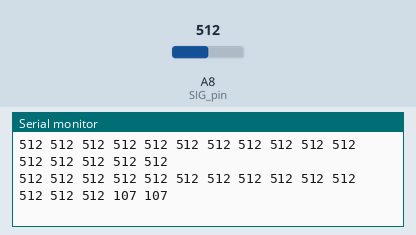
A sketch run on a simulated Arduino Mega 2560, built with avr-gcc and run on an emulated ATmega2560. Parts: the last lines printed to the serial monitor. The inputs (shaded band) are chosen by the test bench; at power-on: A8 (SIG_pin) = 512.

Above: at 1.2 s.
1.3 s: A8 (SIG_pin) set to 107
At 1.47 s:
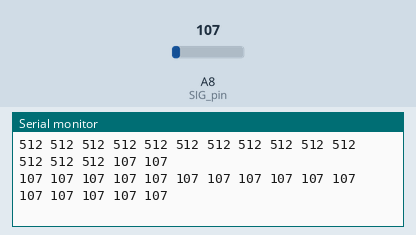
4.3 s: A8 (SIG_pin) set to 93
At 4.45 s:
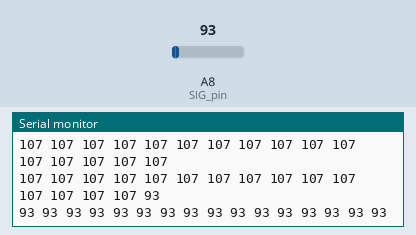
13.3 s: A8 (SIG_pin) set to 8
At 13.36 s:
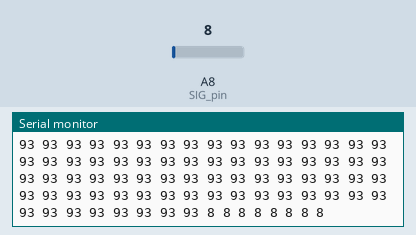
16.3 s: A8 (SIG_pin) set to 11
At 20.25 s:
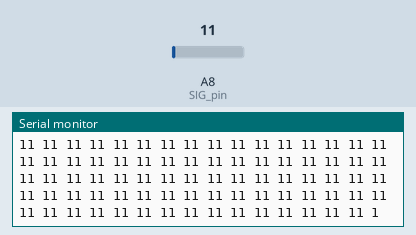
Timing chart, 0 to 20.3 s (numbered marks = the images above; inputs shaded):
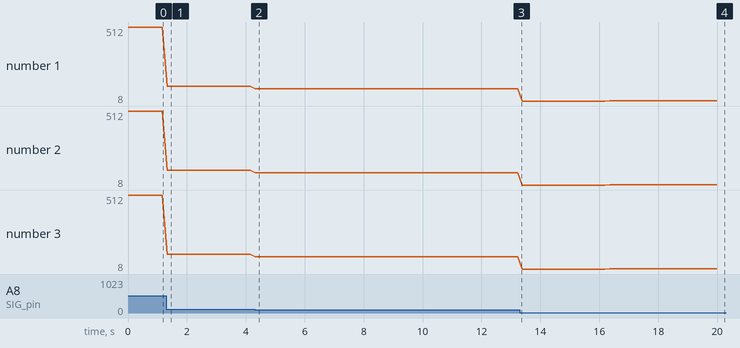

Measured:
- the behaviour switches between 9 and 10 on A8 (SIG_pin) (found by bisection; images 3 and 4)
- after the input at 1.3 s, the serial monitor: prints a new line at once (image 1)
- after the input at 4.3 s, the serial monitor: prints a new line at once (image 2)
- after the input at 16.3 s, the serial monitor: prints a new line after 0.05 s (image 4)
- plotted number 1: 512 → 107 after the input at 1.3 s, 107 → 93 after the input at 4.3 s, 93 → 8 after the input at 13.3 s, 8 → 11 after the input at 16.3 s
- plotted number 2: 512 → 107 after the input at 1.3 s, 107 → 93 after the input at 4.3 s, 93 → 8 after the input at 13.3 s, 8 → 11 after the input at 16.3 s
- plotted number 3: 512 → 107 after the input at 1.3 s, 107 → 93 after the input at 4.3 s, 93 → 8 after the input at 13.3 s, 8 → 11 after the input at 16.3 s

The sketch:

20230329_sensor_check_1.ino
```cpp
//arduino mega

//Mux control pins
int s0 = 11;
int s1 = 10;
int s2 = 9;
int s3 = 8;

//Mux in “SIG” pin
int SIG_pin = A8;

//Sqaure sensor
int sqaure1 = A5;
int sqaure2 = A6;

void setup(){
    pinMode(s0, OUTPUT);
    pinMode(s1, OUTPUT);
    pinMode(s2, OUTPUT);
    pinMode(s3, OUTPUT);

    digitalWrite(s0, LOW);
    digitalWrite(s1, LOW);
    digitalWrite(s2, LOW);
    digitalWrite(s3, LOW);

    Serial.begin(9600);
}

void loop(){

    //Loop through and read all 16 values
    //Reports back Value at channel 6 is: 346
    for(int i = 0; i < 16; i ++){
   // Serial.print("Value at channel ");
   // Serial.print(i); Serial.print(": ");
    Serial.print(readMux(i)); Serial.print(" ");
    delay(10);
    }

    Serial.println();
}

  int readMux(int channel)  {
  int controlPin[] = {s0, s1, s2, s3};
  int muxChannel[16][4]={ {0,0,0,0},
                            {1,0,0,0}, //channel 1
                            {0,1,0,0}, //channel 2
                            {1,1,0,0}, //channel 3
                            {0,0,1,0}, //channel 4
                            {1,0,1,0}, //channel 5
                            {0,1,1,0}, //channel 6
                            {1,1,1,0}, //channel 7
                            {0,0,0,1}, //channel 8
                            {1,0,0,1}, //channel 9
                            {0,1,0,1}, //channel 10
                            {1,1,0,1}, //channel 11
                            {0,0,1,1}, //channel 12
                            {1,0,1,1}, //channel 13
                            {0,1,1,1}, //channel 14
                            {1,1,1,1} //channel 15
  };
  //loop through the 4 sig

  for(int i = 0; i < 4; i ++){
    digitalWrite(controlPin[i], muxChannel[channel][i]);
    }
    //read the value at the SIG pin
    int val = analogRead(SIG_pin); //return the value
    return val;
}
    
```
